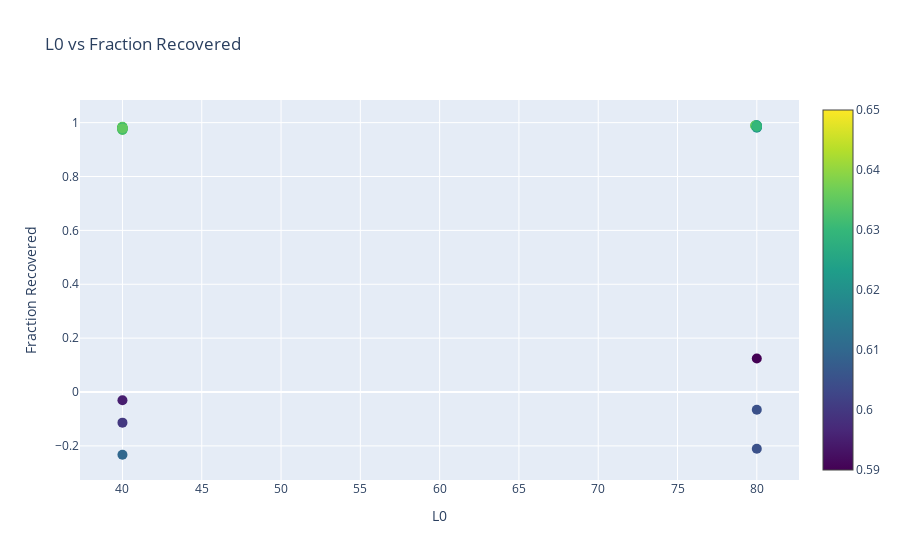

The notebook cell this image was saved under:
### Code cell
def get_spurious_correlation_plotting_dict(
    ae_paths: list[str],
    threshold: float,
    ablated_probe_class_id: str,
    eval_probe_class_id: str,
    eval_data_class_id: str,
    filename_counter: str,
    acc_key: str = "acc",
) -> tuple[dict[str, dict[str, float]], float]:
    results = {}
    orig_acc = None

    for ae_path in ae_paths:
        eval_results_file = f"{ae_path}/eval_results.json"

        if not os.path.exists(eval_results_file):
            print(f"Warning: {eval_results_file} does not exist.")
            continue

        with open(eval_results_file, "r") as f:
            eval_results = json.load(f)

        l0 = eval_results["l0"]
        frac_recovered = eval_results["frac_recovered"]

        results[ae_path] = {
            "l0": l0,
            "frac_recovered": frac_recovered,
        }

        config_file = f"{ae_path}/config.json"

        with open(config_file, "r") as f:
            config = json.load(f)

        trainer_class = config["trainer"]["trainer_class"]
        results[ae_path]["trainer_class"] = trainer_class
        results[ae_path]["l1_penalty"] = get_sparsity_penalty(config, trainer_class)

        results[ae_path]["lr"] = config["trainer"]["lr"]
        results[ae_path]["dict_size"] = config["trainer"]["dict_size"]
        if "steps" in config["trainer"]:
            results[ae_path]["steps"] = config["trainer"]["steps"]

        class_accuracies_file = f"{ae_path}/class_accuracies{filename_counter}.pkl"

        if not os.path.exists(class_accuracies_file):
            print(
                f"Warning: {class_accuracies_file} does not exist. Removing this path from results."
            )
            del results[ae_path]
            continue

        with open(class_accuracies_file, "rb") as f:
            class_accuracies = pickle.load(f)

        # for class_id in class_accuracies['clean_acc']:
        #     print(class_id, class_accuracies['clean_acc'][class_id])

        combined_class_name = f"{eval_probe_class_id} probe on {eval_data_class_id} data"

        original_acc = class_accuracies["clean_acc"][combined_class_name]["acc"]
        if orig_acc is None:
            orig_acc = original_acc
        print(f"Original acc: {original_acc}")

        changed_acc = class_accuracies[ablated_probe_class_id][threshold][combined_class_name][
            acc_key
        ]

        results[ae_path]["average_diff"] = changed_acc
    return results, orig_acc


ablated_probe_class_id = "male / female"
# ablated_probe_class_id = "professor / nurse"
# ablated_probe_class_id = "male_professor / female_nurse"
eval_probe_class_id = "male_professor / female_nurse"
eval_probe_class_id = "male_professor / female_nurse"
# eval_probe_class_id = "biased_male / biased_female"
# ablated_probe_class_id = eval_probe_class_id
eval_data_class_id = "professor / nurse"
eval_data_class_id = "male / female"

threshold = 20

filename_filter = "_attrib"
# filename_filter = "_auto_interp"
# filename_filter = "_bias_shift_dir2"

attrib_dir = 2

if  "_bias_shift" in filename_filter:
    ablated_probe_class_id = eval_probe_class_id

    if filename_filter == "_bias_shift_dir1":
        title = f"""Ablating Top {threshold} gender features to increase profession accuracy."""
        eval_data_class_id = "professor / nurse"
    elif filename_filter == "_bias_shift_dir2":
        title = f"""Ablating Top {threshold} profession features to increase gender accuracy."""
        eval_data_class_id = "male / female"
    else:
        raise ValueError("Invalid filename filter.")
    title += "\nFiltering features with auto-interp."
else:
    if attrib_dir == 1:
        ablated_probe_class_id = "male / female"
        eval_data_class_id = "professor / nurse"
        title = f"""Ablating Top {threshold} gender features to increase profession accuracy."""
    elif attrib_dir == 2:
        ablated_probe_class_id = "professor / nurse"
        eval_data_class_id = "male / female"
        title = f"""Ablating Top {threshold} profession features to increase gender accuracy."""
    else:
        raise ValueError("Invalid attrib_dir.")



spurious_correlation_results, original_acc = get_spurious_correlation_plotting_dict(
    ae_paths,
    threshold,
    ablated_probe_class_id,
    eval_probe_class_id,
    eval_data_class_id,
    filename_filter,
    "acc",
)

# title += f"\nOriginal Accuracy: {original_acc:.4f}"

l0_threshold = None
# l0_threshold = 500

custom_metric1 = "average_diff"

spurious_correlation_results = filter_by_l0_threshold(spurious_correlation_results, l0_threshold)

plot_3var_graph(
    spurious_correlation_results, title, custom_metric1, colorbar_label="Probe Accuracy"
)
plot_interactive_3var_graph(spurious_correlation_results, custom_metric1)
# plot_3var_graph(results_acc0, title, custom_metric1)
# plot_3var_graph(results, title, custom_metric3)

### Figure 1 — Plotly figure (JSON) as saved in the notebook; plotly's stock layout.template omitted (floating-point values rounded to 4 significant figures)
{"data": [{"hoverinfo": "text", "marker": {"color": [0.6, 0.635, 0.64, 0.645, 0.635, 0.605, 0.635, 0.62, 0.645, 0.63, 0.635, 0.625, 0.61, 0.625, 0.625, 0.625, 0.625, 0.605, 0.615, 0.635, 0.63, 0.62, 0.63, 0.63, 0.595, 0.65, 0.635, 0.635, 0.63, 0.625, 0.59, 0.625, 0.62, 0.625, 0.63, 0.635], "colorscale": [[0, "#440154"], [0.1111, "#482878"], [0.2222, "#3e4989"], [0.3333, "#31688e"], [0.4444, "#26828e"], [0.5556, "#1f9e89"], [0.6667, "#35b779"], [0.7778, "#6ece58"], [0.8889, "#b5de2b"], [1, "#fde725"]], "showscale": true, "size": 10}, "mode": "markers", "text": ["AE Path: ../dictionary_learning/dictionaries/gemma-2-2b_sweep_topk_ctx128_ef8_0824/resid_post_layer_11_checkpoints/trainer_1_step_0<br>L0: 40.0000<br>Frac Recovered: -0.1137<br>Custom Metric: 0.6000<br>Dict Size: 18432.0000<br>LR: 0.0002<br>L1 Penalty: 40.0000", "AE Path: ../dictionary_learning/dictionaries/gemma-2-2b_sweep_topk_ctx128_ef8_0824/resid_post_layer_11_checkpoints/trainer_1_step_19528<br>L0: 40.0000<br>Frac Recovered: 0.9831<br>Custom Metric: 0.6350<br>Dict Size: 18432.0000<br>LR: 0.0002<br>L1 Penalty: 40.0000", "AE Path: ../dictionary_learning/dictionaries/gemma-2-2b_sweep_topk_ctx128_ef8_0824/resid_post_layer_11_checkpoints/trainer_1_step_29292<br>L0: 39.9833<br>Frac Recovered: 0.9838<br>Custom Metric: 0.6400<br>Dict Size: 18432.0000<br>LR: 0.0002<br>L1 Penalty: 40.0000", "AE Path: ../dictionary_learning/dictionaries/gemma-2-2b_sweep_topk_ctx128_ef8_0824/resid_post_layer_11_checkpoints/trainer_1_step_4882<br>L0: 40.0000<br>Frac Recovered: 0.9771<br>Custom Metric: 0.6450<br>Dict Size: 18432.0000<br>LR: 0.0002<br>L1 Penalty: 40.0000", "AE Path: ../dictionary_learning/dictionaries/gemma-2-2b_sweep_topk_ctx128_ef8_0824/resid_post_layer_11_checkpoints/trainer_1_step_9764<br>L0: 40.0000<br>Frac Recovered: 0.9825<br>Custom Metric: 0.6350<br>Dict Size: 18432.0000<br>LR: 0.0002<br>L1 Penalty: 40.0000", "AE Path: ../dictionary_learning/dictionaries/gemma-2-2b_sweep_topk_ctx128_ef8_0824/resid_post_layer_11_checkpoints/trainer_2_step_0<br>L0: 80.0000<br>Frac Recovered: -0.2103<br>Custom Metric: 0.6050<br>Dict Size: 18432.0000<br>LR: 0.0002<br>L1 Penalty: 80.0000", "AE Path: ../dictionary_learning/dictionaries/gemma-2-2b_sweep_topk_ctx128_ef8_0824/resid_post_layer_11_checkpoints/trainer_2_step_19528<br>L0: 79.9000<br>Frac Recovered: 0.9897<br>Custom Metric: 0.6350<br>Dict Size: 18432.0000<br>LR: 0.0002<br>L1 Penalty: 80.0000", "AE Path: ../dictionary_learning/dictionaries/gemma-2-2b_sweep_topk_ctx128_ef8_0824/resid_post_layer_11_checkpoints/trainer_2_step_29292<br>L0: 80.0000<br>Frac Recovered: 0.9899<br>Custom Metric: 0.6200<br>Dict Size: 18432.0000<br>LR: 0.0002<br>L1 Penalty: 80.0000", "AE Path: ../dictionary_learning/dictionaries/gemma-2-2b_sweep_topk_ctx128_ef8_0824/resid_post_layer_11_checkpoints/trainer_2_step_4882<br>L0: 80.0000<br>Frac Recovered: 0.9861<br>Custom Metric: 0.6450<br>Dict Size: 18432.0000<br>LR: 0.0002<br>L1 Penalty: 80.0000", "AE Path: ../dictionary_learning/dictionaries/gemma-2-2b_sweep_topk_ctx128_ef8_0824/resid_post_layer_11_checkpoints/trainer_2_step_9764<br>L0: 80.0000<br>Frac Recovered: 0.9886<br>Custom Metric: 0.6300<br>Dict Size: 18432.0000<br>LR: 0.0002<br>L1 Penalty: 80.0000", "AE Path: ../dictionary_learning/dictionaries/gemma-2-2b_sweep_topk_ctx128_ef8_0824/resid_post_layer_11_checkpoints/trainer_1_step_48828<br>L0: 40.0000<br>Frac Recovered: 0.9844<br>Custom Metric: 0.6350<br>Dict Size: 18432.0000<br>LR: 0.0002<br>L1 Penalty: 40.0000", "AE Path: ../dictionary_learning/dictionaries/gemma-2-2b_sweep_topk_ctx128_ef8_0824/resid_post_layer_11_checkpoints/trainer_2_step_48828<br>L0: 79.9542<br>Frac Recovered: 0.9903<br>Custom Metric: 0.6250<br>Dict Size: 18432.0000<br>LR: 0.0002<br>L1 Penalty: 80.0000", "AE Path: ../dictionary_learning/dictionaries/gemma-2-2b_sweep_topk_ctx128_ef8_0824/resid_post_layer_15_checkpoints/trainer_1_step_0<br>L0: 40.0000<br>Frac Recovered: -0.2329<br>Custom Metric: 0.6100<br>Dict Size: 18432.0000<br>LR: 0.0002<br>L1 Penalty: 40.0000", "AE Path: ../dictionary_learning/dictionaries/gemma-2-2b_sweep_topk_ctx128_ef8_0824/resid_post_layer_15_checkpoints/trainer_1_step_19528<br>L0: 39.9958<br>Frac Recovered: 0.9789<br>Custom Metric: 0.6250<br>Dict Size: 18432.0000<br>LR: 0.0002<br>L1 Penalty: 40.0000", "AE Path: ../dictionary_learning/dictionaries/gemma-2-2b_sweep_topk_ctx128_ef8_0824/resid_post_layer_15_checkpoints/trainer_1_step_29292<br>L0: 39.9917<br>Frac Recovered: 0.9797<br>Custom Metric: 0.6250<br>Dict Size: 18432.0000<br>LR: 0.0002<br>L1 Penalty: 40.0000", "AE Path: ../dictionary_learning/dictionaries/gemma-2-2b_sweep_topk_ctx128_ef8_0824/resid_post_layer_15_checkpoints/trainer_1_step_4882<br>L0: 40.0000<br>Frac Recovered: 0.9736<br>Custom Metric: 0.6250<br>Dict Size: 18432.0000<br>LR: 0.0002<br>L1 Penalty: 40.0000", "AE Path: ../dictionary_learning/dictionaries/gemma-2-2b_sweep_topk_ctx128_ef8_0824/resid_post_layer_15_checkpoints/trainer_1_step_9764<br>L0: 40.0000<br>Frac Recovered: 0.9776<br>Custom Metric: 0.6250<br>Dict Size: 18432.0000<br>LR: 0.0002<br>L1 Penalty: 40.0000", "AE Path: ../dictionary_learning/dictionaries/gemma-2-2b_sweep_topk_ctx128_ef8_0824/resid_post_layer_15_checkpoints/trainer_2_step_0<br>L0: 80.0000<br>Frac Recovered: -0.0656<br>Custom Metric: 0.6050<br>Dict Size: 18432.0000<br>LR: 0.0002<br>L1 Penalty: 80.0000", "AE Path: ../dictionary_learning/dictionaries/gemma-2-2b_sweep_topk_ctx128_ef8_0824/resid_post_layer_15_checkpoints/trainer_2_step_19528<br>L0: 80.0000<br>Frac Recovered: 0.9874<br>Custom Metric: 0.6150<br>Dict Size: 18432.0000<br>LR: 0.0002<br>L1 Penalty: 80.0000", "AE Path: ../dictionary_learning/dictionaries/gemma-2-2b_sweep_topk_ctx128_ef8_0824/resid_post_layer_15_checkpoints/trainer_2_step_29292<br>L0: 79.9000<br>Frac Recovered: 0.9880<br>Custom Metric: 0.6350<br>Dict Size: 18432.0000<br>LR: 0.0002<br>L1 Penalty: 80.0000", "AE Path: ../dictionary_learning/dictionaries/gemma-2-2b_sweep_topk_ctx128_ef8_0824/resid_post_layer_15_checkpoints/trainer_2_step_4882<br>L0: 80.0000<br>Frac Recovered: 0.9839<br>Custom Metric: 0.6300<br>Dict Size: 18432.0000<br>LR: 0.0002<br>L1 Penalty: 80.0000", "AE Path: ../dictionary_learning/dictionaries/gemma-2-2b_sweep_topk_ctx128_ef8_0824/resid_post_layer_15_checkpoints/trainer_2_step_9764<br>L0: 80.0000<br>Frac Recovered: 0.9866<br>Custom Metric: 0.6200<br>Dict Size: 18432.0000<br>LR: 0.0002<br>L1 Penalty: 80.0000", "AE Path: ../dictionary_learning/dictionaries/gemma-2-2b_sweep_topk_ctx128_ef8_0824/resid_post_layer_15_checkpoints/trainer_2_step_48828<br>L0: 80.0000<br>Frac Recovered: 0.9884<br>Custom Metric: 0.6300<br>Dict Size: 18432.0000<br>LR: 0.0002<br>L1 Penalty: 80.0000", "AE Path: ../dictionary_learning/dictionaries/gemma-2-2b_sweep_topk_ctx128_ef8_0824/resid_post_layer_15_checkpoints/trainer_1_step_48828<br>L0: 40.0000<br>Frac Recovered: 0.9807<br>Custom Metric: 0.6300<br>Dict Size: 18432.0000<br>LR: 0.0002<br>L1 Penalty: 40.0000", "AE Path: ../dictionary_learning/dictionaries/gemma-2-2b_sweep_topk_ctx128_ef8_0824/resid_post_layer_19_checkpoints/trainer_1_step_0<br>L0: 40.0000<br>Frac Recovered: -0.0305<br>Custom Metric: 0.5950<br>Dict Size: 18432.0000<br>LR: 0.0002<br>L1 Penalty: 40.0000", "AE Path: ../dictionary_learning/dictionaries/gemma-2-2b_sweep_topk_ctx128_ef8_0824/resid_post_layer_19_checkpoints/trainer_1_step_19528<br>L0: 40.0000<br>Frac Recovered: 0.9767<br>Custom Metric: 0.6500<br>Dict Size: 18432.0000<br>LR: 0.0002<br>L1 Penalty: 40.0000", "AE Path: ../dictionary_learning/dictionaries/gemma-2-2b_sweep_topk_ctx128_ef8_0824/resid_post_layer_19_checkpoints/trainer_1_step_29292<br>L0: 40.0000<br>Frac Recovered: 0.9777<br>Custom Metric: 0.6350<br>Dict Size: 18432.0000<br>LR: 0.0002<br>L1 Penalty: 40.0000", "AE Path: ../dictionary_learning/dictionaries/gemma-2-2b_sweep_topk_ctx128_ef8_0824/resid_post_layer_19_checkpoints/trainer_1_step_4882<br>L0: 40.0000<br>Frac Recovered: 0.9729<br>Custom Metric: 0.6350<br>Dict Size: 18432.0000<br>LR: 0.0002<br>L1 Penalty: 40.0000", "AE Path: ../dictionary_learning/dictionaries/gemma-2-2b_sweep_topk_ctx128_ef8_0824/resid_post_layer_19_checkpoints/trainer_1_step_9764<br>L0: 40.0000<br>Frac Recovered: 0.9756<br>Custom Metric: 0.6300<br>Dict Size: 18432.0000<br>LR: 0.0002<br>L1 Penalty: 40.0000", "AE Path: ../dictionary_learning/dictionaries/gemma-2-2b_sweep_topk_ctx128_ef8_0824/resid_post_layer_19_checkpoints/trainer_2_step_19528<br>L0: 80.0000<br>Frac Recovered: 0.9847<br>Custom Metric: 0.6250<br>Dict Size: 18432.0000<br>LR: 0.0002<br>L1 Penalty: 80.0000", "AE Path: ../dictionary_learning/dictionaries/gemma-2-2b_sweep_topk_ctx128_ef8_0824/resid_post_layer_19_checkpoints/trainer_2_step_0<br>L0: 80.0000<br>Frac Recovered: 0.1242<br>Custom Metric: 0.5900<br>Dict Size: 18432.0000<br>LR: 0.0002<br>L1 Penalty: 80.0000", "AE Path: ../dictionary_learning/dictionaries/gemma-2-2b_sweep_topk_ctx128_ef8_0824/resid_post_layer_19_checkpoints/trainer_2_step_29292<br>L0: 80.0000<br>Frac Recovered: 0.9849<br>Custom Metric: 0.6250<br>Dict Size: 18432.0000<br>LR: 0.0002<br>L1 Penalty: 80.0000", "AE Path: ../dictionary_learning/dictionaries/gemma-2-2b_sweep_topk_ctx128_ef8_0824/resid_post_layer_19_checkpoints/trainer_2_step_4882<br>L0: 80.0000<br>Frac Recovered: 0.9815<br>Custom Metric: 0.6200<br>Dict Size: 18432.0000<br>LR: 0.0002<br>L1 Penalty: 80.0000", "AE Path: ../dictionary_learning/dictionaries/gemma-2-2b_sweep_topk_ctx128_ef8_0824/resid_post_layer_19_checkpoints/trainer_2_step_9764<br>L0: 80.0000<br>Frac Recovered: 0.9837<br>Custom Metric: 0.6250<br>Dict Size: 18432.0000<br>LR: 0.0002<br>L1 Penalty: 80.0000", "AE Path: ../dictionary_learning/dictionaries/gemma-2-2b_sweep_topk_ctx128_ef8_0824/resid_post_layer_19_checkpoints/trainer_2_step_48828<br>L0: 80.0000<br>Frac Recovered: 0.9854<br>Custom Metric: 0.6300<br>Dict Size: 18432.0000<br>LR: 0.0002<br>L1 Penalty: 80.0000", "AE Path: ../dictionary_learning/dictionaries/gemma-2-2b_sweep_topk_ctx128_ef8_0824/resid_post_layer_19_checkpoints/trainer_1_step_48828<br>L0: 40.0000<br>Frac Recovered: 0.9781<br>Custom Metric: 0.6350<br>Dict Size: 18432.0000<br>LR: 0.0002<br>L1 Penalty: 40.0000"], "type": "scatter", "x": [40, 40, 39.98, 40, 40, 80, 79.9, 80, 80, 80, 40, 79.95, 40, 40.0, 39.99, 40, 40, 80, 80, 79.9, 80, 80, 80, 40, 40, 40, 40, 40, 40, 80, 80, 80, 80, 80, 80, 40], "y": [-0.1137, 0.9831, 0.9838, 0.9771, 0.9825, -0.2103, 0.9897, 0.9899, 0.9861, 0.9886, 0.9844, 0.9903, -0.2329, 0.9789, 0.9797, 0.9736, 0.9776, -0.06557, 0.9874, 0.988, 0.9839, 0.9866, 0.9884, 0.9807, -0.03053, 0.9767, 0.9777, 0.9729, 0.9756, 0.9847, 0.1242, 0.9849, 0.9815, 0.9837, 0.9854, 0.9781]}], "layout": {"hovermode": "closest", "title": {"text": "L0 vs Fraction Recovered"}, "xaxis": {"title": {"text": "L0"}}, "yaxis": {"title": {"text": "Fraction Recovered"}}}}
